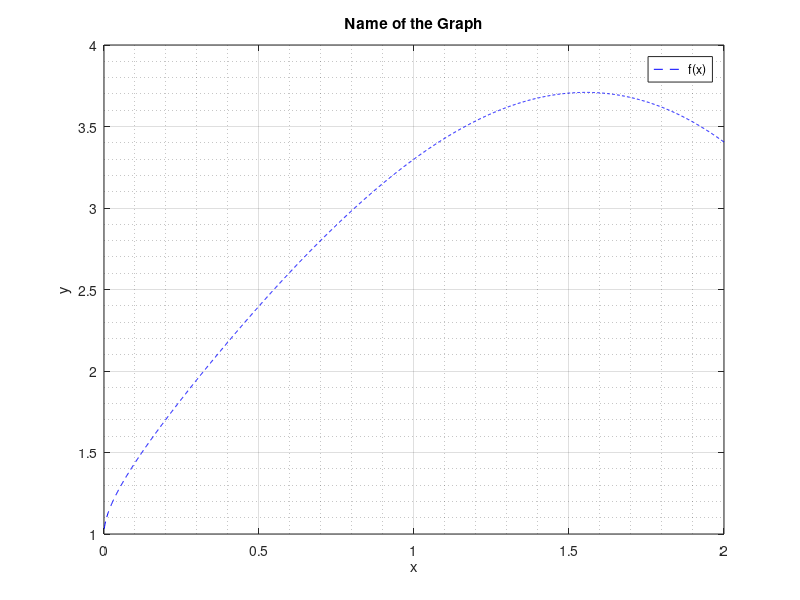

MATLAB code for this plot:
% visualize
% https://www.mathworks.com/products/matlab/plot-gallery.html
% https://www.mathworks.com/products/matlab/live-script-gallery.html

x = linspace(0, 2, 2000);
y = exp(x.^0.5) ./ log(x + 1) .* sin(x);
plot(x, y, 'b--');
title('Name of the Graph');
xlabel('x');
ylabel('y');
legend('f(x)');
grid on;
grid minor;